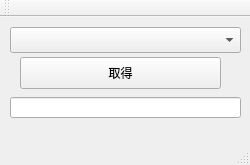
<?xml version="1.0" encoding="UTF-8"?>
<ui version="4.0">
 <class>NicookieMainWindow</class>
 <widget class="QMainWindow" name="NicookieMainWindow">
  <property name="geometry">
   <rect>
    <x>0</x>
    <y>0</y>
    <width>250</width>
    <height>165</height>
   </rect>
  </property>
  <property name="windowTitle">
   <string>NicookieMainWindow</string>
  </property>
  <widget class="QWidget" name="centralWidget">
   <widget class="QPushButton" name="pushButton">
    <property name="geometry">
     <rect>
      <x>20</x>
      <y>40</y>
      <width>201</width>
      <height>32</height>
     </rect>
    </property>
    <property name="text">
     <string>取得</string>
    </property>
   </widget>
   <widget class="QLineEdit" name="lineEdit">
    <property name="geometry">
     <rect>
      <x>10</x>
      <y>80</y>
      <width>231</width>
      <height>21</height>
     </rect>
    </property>
   </widget>
   <widget class="QComboBox" name="comboBox">
    <property name="geometry">
     <rect>
      <x>10</x>
      <y>10</y>
      <width>231</width>
      <height>26</height>
     </rect>
    </property>
   </widget>
  </widget>
  <widget class="QMenuBar" name="menuBar">
   <property name="geometry">
    <rect>
     <x>0</x>
     <y>0</y>
     <width>250</width>
     <height>22</height>
    </rect>
   </property>
  </widget>
  <widget class="QToolBar" name="mainToolBar">
   <attribute name="toolBarArea">
    <enum>TopToolBarArea</enum>
   </attribute>
   <attribute name="toolBarBreak">
    <bool>false</bool>
   </attribute>
  </widget>
  <widget class="QStatusBar" name="statusBar"/>
 </widget>
 <layoutdefault spacing="6" margin="11"/>
 <resources/>
 <connections/>
</ui>
